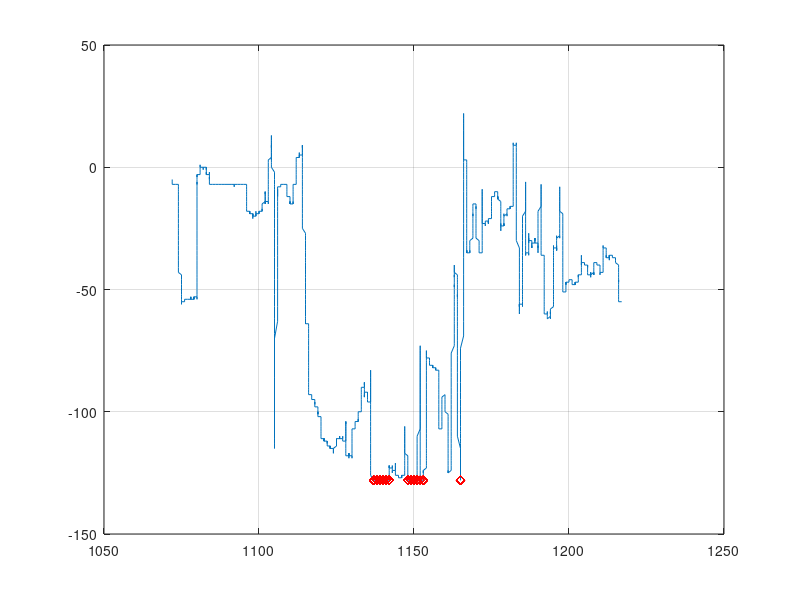

MATLAB code for this plot: (Note: this script raises an error after producing the figure.)
%% Integer Arithmetic
% This example shows how to perform arithmetic on integer data representing
% signals and images.

% Copyright 1984-2012 The MathWorks, Inc.

%% Load Integer Signal Data
% Load measurement datasets comprising signals from four instruments using
% 8 and 16-bit A-to-D's resulting in data saved as |int8|, |int16| and
% |uint16|. Time is stored as |uint16|.

load integersignal

% Look at variables
whos Signal1 Signal2 Signal3 Signal4 Time1

%% Plot Data
% First we will plot two of the signals to see the signal ranges.
plot(Time1, Signal1, Time1, Signal2);
grid;
legend('Signal1','Signal2');

%%
% Here we see the values for |int8|. It is likely that these values would 
% need to be scaled to calculate the actual physical value that the signal 
% represents e.g. Volts.

%% Process Data
% We can perform standard arithmetic on integers such as |+|, |-|, |*|, and
% |/|. Let's say we wished to find the sum of Signal1 and Signal2.

SumSig = Signal1 + Signal2; % Here we sum the integer signals.

%%
% Now let's plot the sum signal and see where it saturates. 
cla;
plot(Time1, SumSig);
hold on;
Saturated = (SumSig == intmin('int8')) | (SumSig == intmax('int8')); % Find where it has saturated
plot(Time1(Saturated),SumSig(Saturated),'rd');grid;
hold off;

%%
% The markers show where the signal has saturated. 

%% Load Integer Image Data
% Next we will look at arithmetic on some image data.
street1=imread('street1.jpg'); % Load image data
street2=imread('street2.jpg');
whos street1 street2
%% 
% Here we see the images are 24-bit color, stored as three planes of |uint8| data.

%% Display Images
% Display first image.
cla;
image(street1); % Display image
axis equal; axis off

%%
% Display second image
image(street2); % Display image
axis equal; axis off

%% Scale an Image
% We can scale the image by a double precision constant but keep the image
% stored as integers. For example,

duller = 0.5 * street2; % Scale image with a double constant but create an integer
whos duller

%%
subplot(1,2,1);
image(street2); 
axis off equal tight
title('Original');  % Display image

subplot(1,2,2);
image(duller);
axis off equal tight
title('Duller');    % Display image


%% Add the Images
% We can add the two street images together and plot the ghostly result.
combined = street1 + duller; % Add |uint8| images
subplot(1,1,1)
cla;
image(combined); % Display image
title('Combined');
axis equal; axis off


displayEndOfDemoMessage(mfilename)
